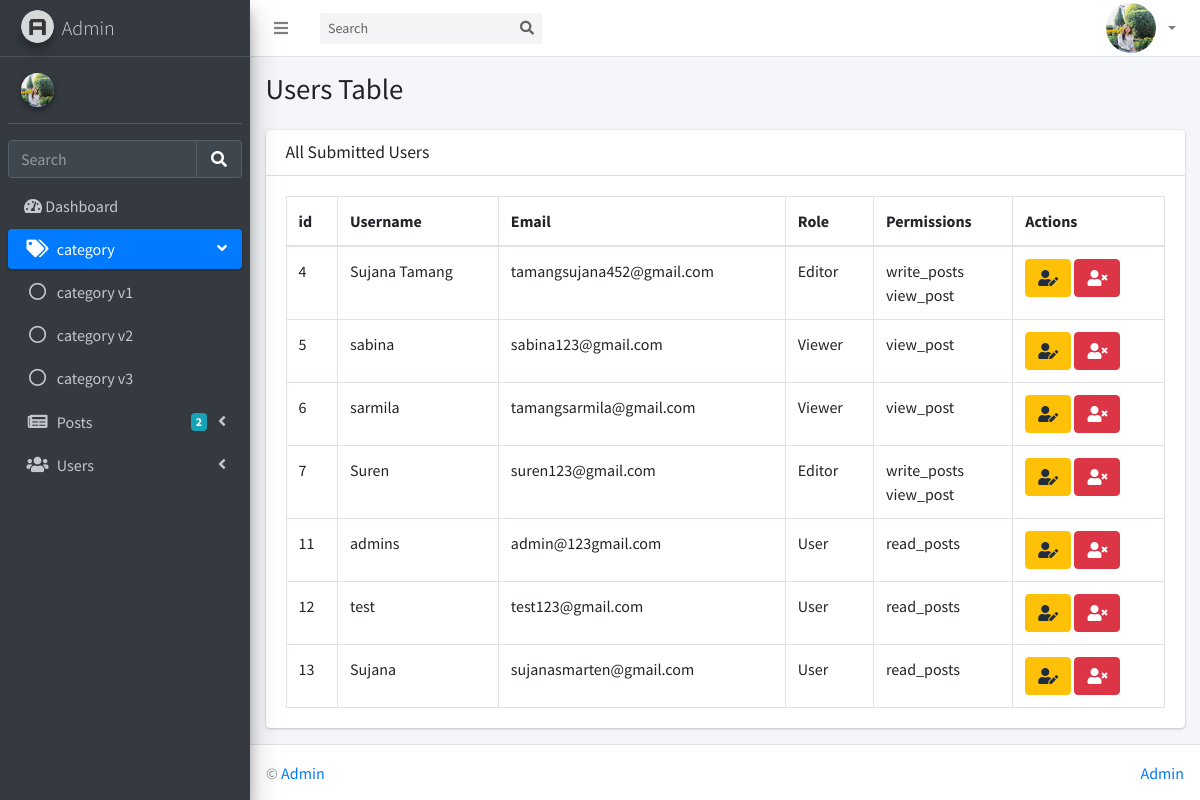
/users_table, run on the app's committed database.
### apps/authentication/models.py (models this page shows, shortened)
class Users(db.Model, UserMixin):
    __tablename__ = 'users'
    id            = db.Column(db.Integer, primary_key=True)
    username      = db.Column(db.String(64), unique=True)
    email         = db.Column(db.String(64), unique=True)
    password= db.Column(db.LargeBinary)
    bio           = db.Column(db.Text(), nullable=True)
    posts = db.relationship('NewsPost', back_populates='author', lazy=True)
    oauth_github  = db.Column(db.String(100), nullable=True)
    oauth_google  = db.Column(db.String(100), nullable=True)
    date_added = db.Column(db.DateTime, default=datetime.utcnow)
    profile_image = db.Column(db.String(200), default='default.jpg')
    role_id = db.Column(db.Integer, db.ForeignKey('roles.id'), nullable=False, default=1)
    role = db.relationship('Role', backref='users')
    login_logs = db.relationship(
        'LoginLog',
        backref='user',
        cascade='all, delete-orphan',
        passive_deletes=True
    )
    permissions = db.relationship(
        'Permission',
        secondary='user_permissions',
        backref=db.backref('users', lazy='dynamic'),
        lazy='dynamic'
    )
    readonly_fields = ["id", "username", "email", "oauth_github", "oauth_google"]
    def __repr__(self):
        return str(self.username)

class Role(db.Model):
    __tablename__ = 'roles'
    id = db.Column(db.Integer, primary_key=True)
    name = db.Column(db.String(50), unique=True, nullable=False)
    permissions = db.relationship('Permission', secondary=roles_permissions, backref='roles')
    description = db.Column(db.String(255))

class Permission(db.Model):
    __tablename__='permissions'
    id = db.Column(db.Integer, primary_key=True)
    name = db.Column(db.String(64), unique=True, nullable=False)
    description = db.Column(db.String(255))

### apps/authentication/routes.py (the view)
@blueprint.route('/users_table')
def users_table():
    our_users = Users.query.options(
        db.joinedload(Users.role).joinedload(Role.permissions)
    ).all()
    print(our_users)
    return render_template('accounts/users_table.html',segment = 'index',our_users=our_users)

### apps/authentication/models.py (called while the page is built)
@login_manager.request_loader
def request_loader(request):
    username = request.form.get('username')
    user = Users.query.filter_by(username=username).first()
    return user if user else None

### apps/authentication/routes.py (called while the page is built)
@blueprint.before_app_request
def setup_roles_permissions():
    assign_permissions_to_roles()

@blueprint.context_processor
def has_github():
    return {'has_github': bool(Config.GITHUB_ID) and bool(Config.GITHUB_SECRET)}

@blueprint.context_processor
def has_google():
    return {'has_google': bool(Config.GOOGLE_ID) and bool(Config.GOOGLE_SECRET)}

### apps/home/routes.py (called while the page is built)
@blueprint.before_app_request
def create_default_categories():
    default_names = ['Sports', 'Technology', 'Politics', 'Entertainment']
    for name in default_names:
        if not Category.query.filter_by(name=name).first():
            db.session.add(Category(name=name))
    db.session.commit()

### templates/accounts/users_table.html (shortened to what this page needs)
{% extends "layouts/base.html" %}
{% block body_class %} {% endblock body_class %}
{% block stylesheets %}
  <link rel="stylesheet" href="{{ url_for('static', filename='assets/plugins/fontawesome-free/css/all.min.css') }}">
  <link rel="stylesheet" href="{{ url_for('static', filename='assets/plugins/datatables-bs4/css/dataTables.bootstrap4.min.css') }}">
  <link rel="stylesheet" href="{{ url_for('static', filename='assets/plugins/datatables-responsive/css/responsive.bootstrap4.min.css') }}">
  <link rel="stylesheet" href="{{ url_for('static', filename='assets/css/adminlte.min.css') }}">
{% endblock stylesheets %}
{% block content %}
  <div class="content-wrapper">
    <section class="content-header">
      <div class="container-fluid">
        <div class="row mb-2">
          <div class="col-sm-6">
            <h1>Users Table</h1>
          </div>
        </div>
      </div>
    </section>
    <section class="content">
      <div class="container-fluid">
        <div class="row">
          <div class="col-12">
            <div class="card">
              <div class="card-header">
                <h3 class="card-title">All Submitted Users</h3>
              </div>
              <div class="card-body">
                <table id="example2" class="table table-bordered table-hover">
                  <thead>
                  <tr>
                    <th>id</th>
                    <th>Username</th>
                    <th>Email</th>
                    <th>Role</th>
                    <th>Permissions</th>
                    <th> Actions</th>
                  </thead>
                  <tbody>
                    {% for user in our_users %}
                    <tr>
                      <td >{{user.id}}</td>
                      <td >{{user.username}}</td>
                      <td >{{user.email}} </td>
                      <td>{{ user.role.name }}</td>
                      <td>
                       {% if user.role %}
                       {% for perm in user.role.permissions %}
                       {{ perm.name }}<br>
                       {% else %}
                       No permissions assigned.
                       {% endfor %}
                       {% else %}
                       No role assigned.
                       {% endif %}
                      </td>
                      <td>
                        <a href="{{url_for('authentication_blueprint.update',aPath='user', id=user.id)}}" class="btn btn-warning">
                          <i class="fas fa-user-edit"></i>
                        </a>
                       <a href="{{url_for('authentication_blueprint.delete',aPath='user',id=user.id)}}" class="btn btn-danger">
                        <i class="fas fa-user-times"></i>
                      </a>
                      </td>
                      </tr>
                    {% endfor %}
                  </tbody>
               </table>
              </div>
            </div>
          </div>
        </div>
      </div>
    </section>
  </div>
{% endblock content %}

### data on the page
Users: id "4", username "Sujana Tamang", email "tamangsujana452@gmail.com", role.name "Editor"
Permission: name "write_posts"
Permission: name "view_post"
Users: id "5", username "sabina", email "sabina123@gmail.com", role.name "Viewer"
Users: id "6", username "sarmila", email "tamangsarmila@gmail.com", role.name "Viewer"
Users: id "7", username "Suren", email "suren123@gmail.com", role.name "Editor"
Users: id "11", username "admins", email "admin@123gmail.com", role.name "User"
Permission: name "read_posts"
Users: id "12", username "test", email "test123@gmail.com", role.name "User"
Users: id "13", username "Sujana", email "sujanasmarten@gmail.com", role.name "User"
